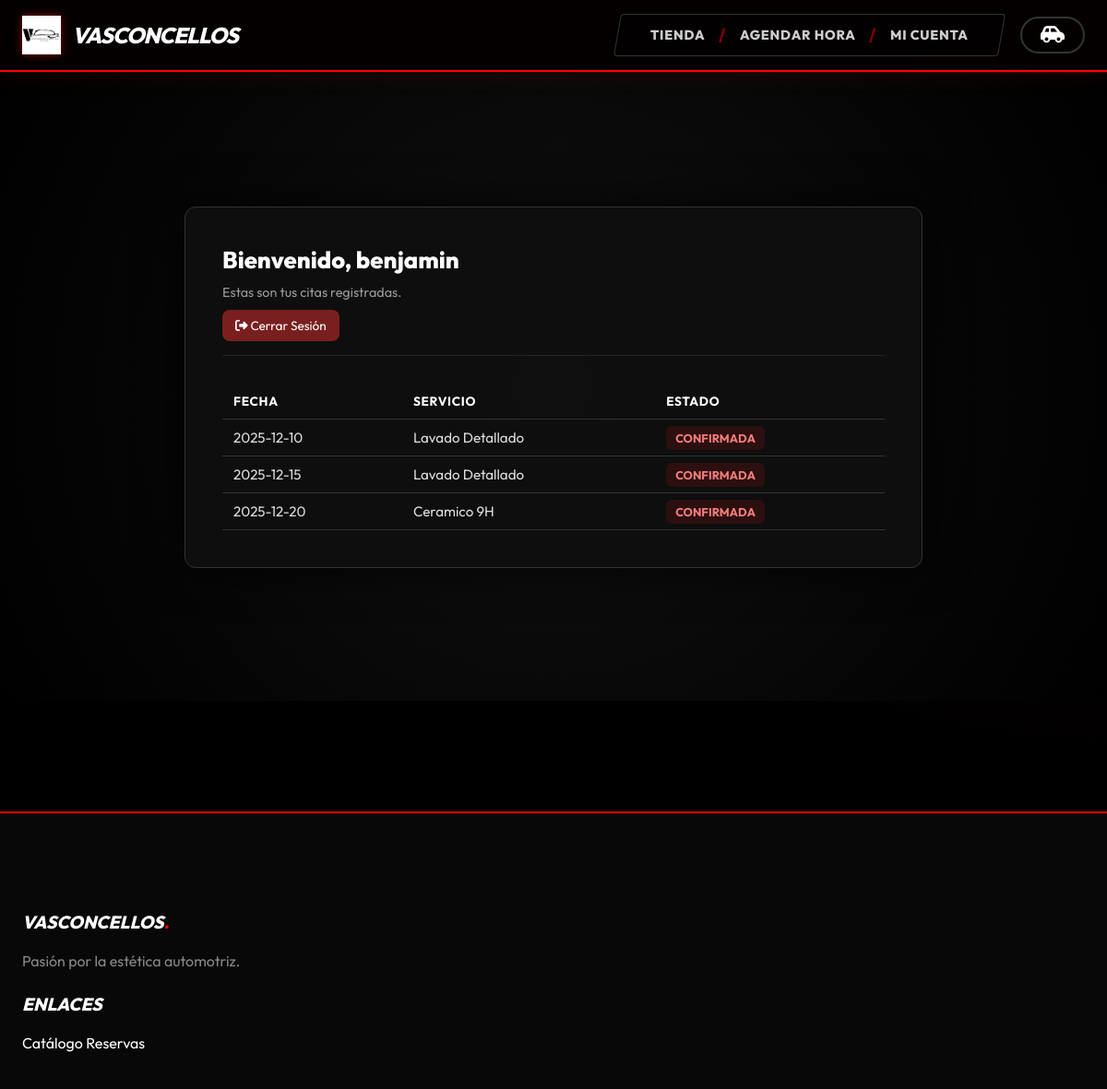
Screenshot of /client_portal (signed in) with the database file from the repository.
### backend_maestro.py (models this page shows)
class Appointment(db.Model):
    id = db.Column(db.Integer, primary_key=True)
    name = db.Column(db.String(100), nullable=False)
    email = db.Column(db.String(100), nullable=False)
    service = db.Column(db.String(100), nullable=False)
    date = db.Column(db.String(20), nullable=False)
    status = db.Column(db.String(20), default='Pendiente')
    created_at = db.Column(db.DateTime, default=datetime.utcnow)

### backend_maestro.py (the view)
@app.route('/client_portal')
def client_portal():
    if 'client_id' not in session:
        return redirect(url_for('client_login'))
    appointments = Appointment.query.filter_by(
        email=session.get('client_email')
    ).order_by(Appointment.date.asc()).all()
    return render_template('client_portal.html', appointments=appointments)

### templates/client_portal.html (shortened to what this page needs)
{% extends "base.html" %}
{% block content %}
<div class="portal-wrapper">
    <div class="portal-card">
        <div class="portal-header">
            <h2>Bienvenido, {{ session.client_name }}</h2>
            <p>Estas son tus citas registradas.</p>
            <a href="{{ url_for('logout') }}" class="logout-btn">
                <i class="fas fa-sign-out-alt"></i> Cerrar Sesión
            </a>
        </div>
        {% if appointments %}
            <table class="portal-table">
                <thead>
                    <tr>
                        <th>Fecha</th>
                        <th>Servicio</th>
                        <th>Estado</th>
                    </tr>
                </thead>
                <tbody>
                    {% for appt in appointments %}
                    <tr>
                        <td>{{ appt.date }}</td>
                        <td>{{ appt.service }}</td>
                        <td>
                            {% if appt.status == 'Pendiente' %}
                                <span class="status pending">{{ appt.status }}</span>
                            {% elif appt.status == 'Completado' %}
                                <span class="status done">{{ appt.status }}</span>
                            {% else %}
                                <span class="status other">{{ appt.status }}</span>
                            {% endif %}
                        </td>
                    </tr>
                    {% endfor %}
                </tbody>
            </table>
        {% else %}
            <p style="color:#ccc; margin-top:20px;">Aún no tienes citas registradas.</p>
        {% endif %}
    </div>
</div>
{% endblock %}

### static/style.css (style rules this page uses)
:root { --bg-color: #000000; --surface: #0a0a0a; --text-main: #ffffff; --text-muted: #888888; --accent-red: #ff0000; --border: #333333; --font-main: 'Outfit', sans-serif; }
* { box-sizing: border-box; }
html { scroll-behavior: smooth; }
body { font-family: var(--font-main); background-color: var(--bg-color); background-image: radial-gradient(circle at top right, #1a0000 0%, #000000 50%); color: var(--text-main); margin: 0; padding-top: 80px; }
a { text-decoration: none; color: inherit; transition: 0.3s ease; }

### templates/client_portal.html (style rules this page uses)
.portal-wrapper { min-height: 85vh; display: flex; justify-content: center; align-items: center; background: radial-gradient(circle at center, #111 0%, #000 100%); padding: 40px; }
.portal-card { width: 100%; max-width: 800px; background: rgba(15,15,15,0.9); border: 1px solid #333; border-radius: 12px; padding: 40px; box-shadow: 0 0 50px rgba(0,0,0,0.8); }
.portal-header { display: flex; justify-content: space-between; align-items: center; flex-wrap: wrap; gap: 10px; margin-bottom: 30px; border-bottom: 1px solid #222; padding-bottom: 15px; }
.portal-header h2 { color: #fff; font-weight: 800; font-size: 1.6rem; margin: 0; }
.portal-header p { color: #999; font-size: 0.9rem; margin: 0; flex: 1 0 100%; }
.logout-btn { background: #7a1f1f; color: #fff; padding: 8px 14px; border-radius: 8px; text-decoration: none; font-size: 0.85rem; transition: 0.2s; }
.portal-table { width: 100%; border-collapse: collapse; color: #ddd; font-size: 0.95rem; }
.portal-table th, .portal-table td { border-bottom: 1px solid #333; padding: 10px 12px; text-align: left; }
.portal-table th { color: #fff; text-transform: uppercase; font-size: 0.85rem; letter-spacing: 0.05em; }
.status { padding: 5px 10px; border-radius: 6px; font-size: 0.8rem; font-weight: bold; text-transform: uppercase; }
.status.other { background: #2c0f0f; color: #f57c7c; }

### rows the page displays
Appointment: date "2025-12-10", service "Lavado Detallado", status "CONFIRMADA"
Appointment: date "2025-12-15", service "Lavado Detallado", status "CONFIRMADA"
Appointment: date "2025-12-20", service "Ceramico 9H", status "CONFIRMADA"

### other values shown
{{ session.client_name }} "benjamin"
